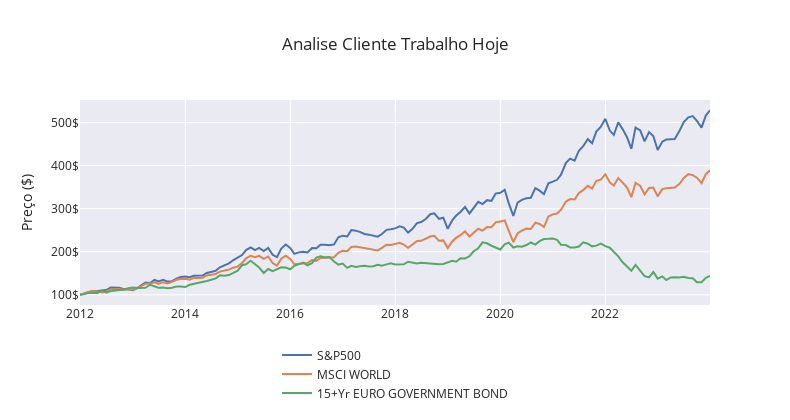
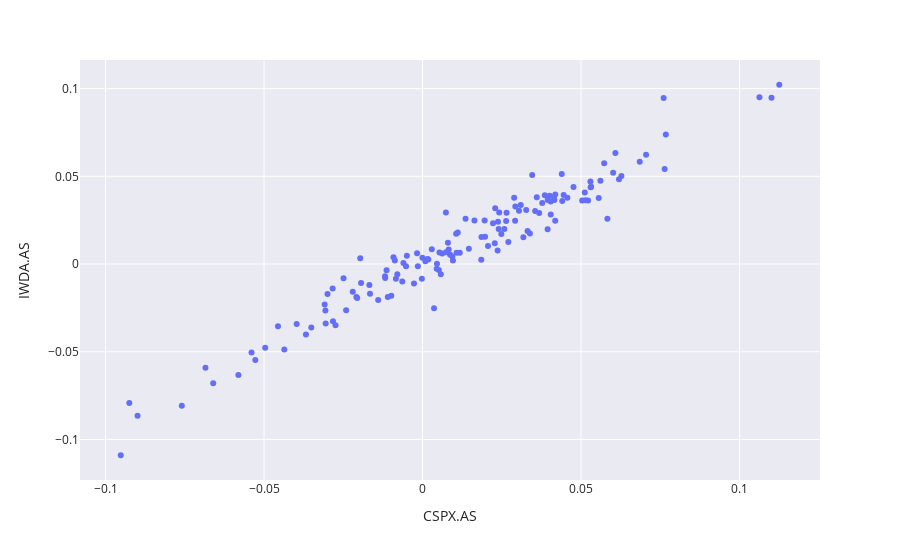
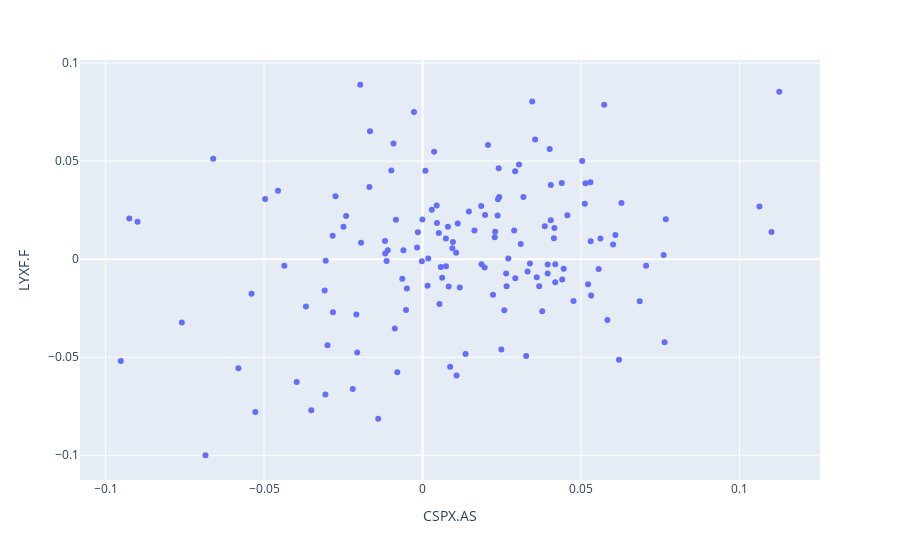
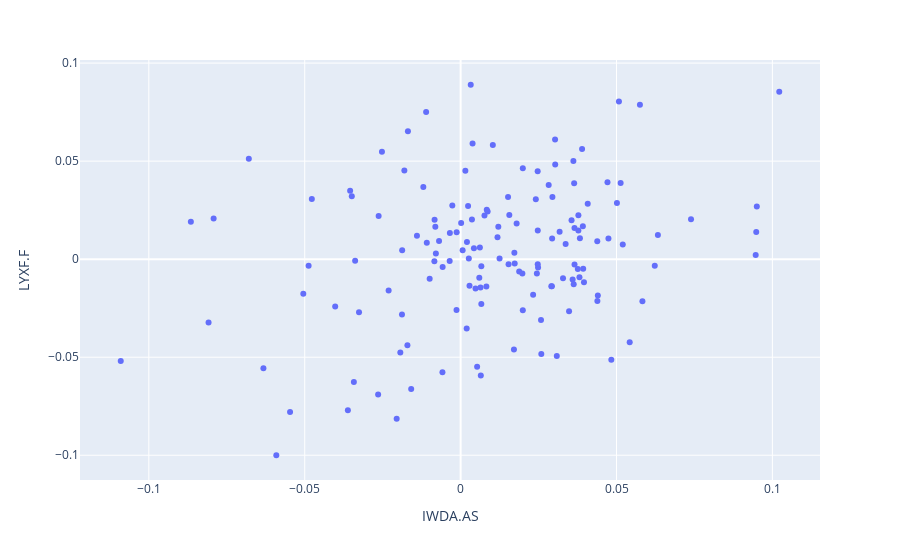

Source (notebook cell) for these figures, in order:
### Markdown cell above
## 6) Actualize a análise para o dia de hoje.

### Code cell
#Definicoes problema
tickers = ['CSPX.AS', 'IWDA.AS', 'LYXF.F']
start = '2011-12-30'
end2 = '2030-12-31'

#Definicao de funcoes
def merge_time_series(df_1, df_2, how='outer'):
    df = df_1.merge(df_2, how=how, left_index=True, right_index=True)
    return df

def normalize(df):
    df = df.dropna()
    return (df / df.iloc[0]) * 100

def download_yahoo_data(tickers, normalize_quotes=False,
                      start=start, end=end2):
    quotes=pd.DataFrame()
    for ticker in tickers:
        df = yf.download(ticker, start=start, end=end2, progress=False)
        df = df[['Adj Close']]
        df.columns=[ticker]
        quotes = merge_time_series(quotes, df)
    
    quotes = quotes.ffill()
     
    if normalize_quotes:
        quotes = normalize(quotes)

    return quotes

# Calcular CAGR r 
def compute_g(FV, PV, N):
    '''
    g = compounded growth
    FV = Future Value
    PV = Present Value
    n = years
    '''
    g = ((FV/PV)**(1/N))-1
    return g


# Valor futuro de um cash flow único com capitalização superior a 1
def compute_FV_lump_sum(PV, r, N, m):
    '''
    PV = Present value / Valor actual
    r = Stated rate / Taxa de juro cotada
    N = número de anos
    m = número de capitalizações anuais
    '''
    FV = PV * (1+r/m)**(N*m)
    return FV

ETFs2 = download_yahoo_data(tickers, start=start, end=end2)

# Resample para business month
# (seleccionando o último preço de cada dia útil do mês)
ETFs2_mensal = ETFs2.resample('BM').last()

# Fazer com que as séries temporais comecem do mesmo ponto
ETFs2_mensal = normalize(ETFs2_mensal)


# GRAFICO DE LINHAS
# Fazer gráfico vazio
fig = go.Figure()
# Mover legenda para baixo
fig.update_layout(legend=dict(
    yanchor="bottom",
    y=-0.5,
    xanchor="center",
    x=0.5))
# Adicionar as linhas (uma a uma)
fig = fig.add_trace(go.Scatter(x=ETFs2_mensal.index, y=ETFs2_mensal[tickers[0]], name='S&P500'))
fig = fig.add_trace(go.Scatter(x=ETFs2_mensal.index, y=ETFs2_mensal[tickers[1]], name='MSCI WORLD'))
fig = fig.add_trace(go.Scatter(x=ETFs2_mensal.index, y=ETFs2_mensal[tickers[2]], name='15+Yr EURO GOVERNMENT BOND'))
# Acrescentar símbolos de dólar e títulos nos eixos
fig = fig.update_yaxes(title='Preço ($)', ticksuffix='$')
# Acrescentar tema
fig = fig.update_layout(template='seaborn',
                        title='Analise Cliente Trabalho Hoje',
                        height=420,
                        width=790)
fig.show()


# GRAFICOS DE DISPERSAO
ETFs2_ret = ETFs2_mensal.pct_change()
# Fazer scatter plot
fig = px.scatter(ETFs2_ret, x=tickers[0], y=tickers[1])
fig2 = px.scatter(ETFs2_ret, x=tickers[0], y=tickers[2])
fig3 = px.scatter(ETFs2_ret, x=tickers[1], y=tickers[2])
# Acrescentar tema
fig = fig.update_layout(template='seaborn')
fig.show()
fig2.show()
fig3.show()


# CORRELACOES
# Calcular e usar retornos para comparações de correlação
ETFs2_mensal_ret = ETFs2_mensal.pct_change()
# É sempre aconselhável tirar quaisquer na's (Remove all rows wit NULL values from the DataFrame).
ETFs2_mensal_ret = ETFs2_mensal_ret.dropna()
ETFs2_mensal_ret_corr = ETFs2_mensal_ret.corr()

sns.heatmap(ETFs2_mensal_ret_corr,
           annot=True,
           vmin=-1, vmax=1,
           cmap='coolwarm')
plt.show()

# Ultimo dia do Data Frame
last_day2 = ETFs2_mensal_ret.iloc[-1].name.strftime('%Y-%m-%d')

PV = 100
n = 12 #2011 A 2023

# Growth CSPX.AS
g2CSPX = compute_g(ETFs2_mensal[tickers[0]].iloc[-1],PV,n)
# Growth IWDA.AS
g2IWDA = compute_g(ETFs2_mensal[tickers[1]].iloc[-1],PV,n)
# Growth LYXF.F
g2LYXF = compute_g(ETFs2_mensal[tickers[2]].iloc[-1],PV,n)


# FV CSPX
FV2CSPX = compute_FV_lump_sum(PV,g2CSPX,n,1)
# FV IWDA
FV2IWDA = compute_FV_lump_sum(PV,g2IWDA,n,1)
# FV LYXF
FV2LYXF = compute_FV_lump_sum(PV,g2LYXF,n,1)

print(ETFs2_mensal)

# Outputs Media Geometrica
print(f"À data de {last_day2} o retorno anualizado do {tickers[0]} é de {g2CSPX}, quer isto dizer que cresceu {g2CSPX:.2%} anualmente no período analisado.")
print(f"À data de {last_day2} o retorno anualizado do {tickers[1]} é de {g2IWDA}, quer isto dizer que cresceu {g2IWDA:.2%} anualmente no período analisado.")
print(f"À data de {last_day2} o retorno anualizado do {tickers[2]} é de {g2LYXF}, quer isto dizer que cresceu {g2LYXF:.2%} anualmente no período analisado.")

# Outputs Future Value
print(f"O Future Value do {tickers[0]} é de {FV2CSPX}, que é igual ao último valor disponível no dataframe {ETFs2_mensal[tickers[0]].iloc[-1]}, na data de {last_day2}.")
print(f"O Future Value do {tickers[1]} é de {FV2IWDA}, que é igual ao último valor disponível no dataframe {ETFs2_mensal[tickers[1]].iloc[-1]}, na data de {last_day2}.")
print(f"O Future Value do {tickers[2]} é de {FV2LYXF}, que é igual ao último valor disponível no dataframe {ETFs2_mensal[tickers[2]].iloc[-1]}, na data de {last_day2}.")

### Figure 1 — Plotly figure (JSON) as saved in the notebook; plotly's stock layout.template omitted (floating-point values rounded to 4 significant figures; data arrays with more than 128 entries replaced by an {"elided": "..."} marker saying what was removed)
{"data": [{"name": "S&P500", "type": "scatter", "x": {"elided": "145 str values"}, "y": {"elided": "145 float values"}}, {"name": "MSCI WORLD", "type": "scatter", "x": {"elided": "145 str values"}, "y": {"elided": "145 float values"}}, {"name": "15+Yr EURO GOVERNMENT BOND", "type": "scatter", "x": {"elided": "145 str values"}, "y": {"elided": "145 float values"}}], "layout": {"height": 420, "legend": {"x": 0.5, "xanchor": "center", "y": -0.5, "yanchor": "bottom"}, "title": {"text": "Analise Cliente Trabalho Hoje"}, "width": 790, "yaxis": {"ticksuffix": "$", "title": {"text": "Preço ($)"}}}}

### Figure 2 — Plotly figure (JSON) as saved in the notebook; plotly's stock layout.template omitted (floating-point values rounded to 4 significant figures; data arrays with more than 128 entries replaced by an {"elided": "..."} marker saying what was removed)
{"data": [{"hovertemplate": "CSPX.AS=%{x}<br>IWDA.AS=%{y}<extra></extra>", "legendgroup": "", "marker": {"color": "#636efa", "symbol": "circle"}, "mode": "markers", "name": "", "orientation": "v", "showlegend": false, "type": "scatter", "x": {"elided": "145 float values"}, "xaxis": "x", "y": {"elided": "145 float values"}, "yaxis": "y"}], "layout": {"legend": {"tracegroupgap": 0}, "margin": {"t": 60}, "xaxis": {"anchor": "y", "domain": [0, 1], "title": {"text": "CSPX.AS"}}, "yaxis": {"anchor": "x", "domain": [0, 1], "title": {"text": "IWDA.AS"}}}}

### Figure 3 — Plotly figure (JSON) as saved in the notebook; plotly's stock layout.template omitted (floating-point values rounded to 4 significant figures; data arrays with more than 128 entries replaced by an {"elided": "..."} marker saying what was removed)
{"data": [{"hovertemplate": "CSPX.AS=%{x}<br>LYXF.F=%{y}<extra></extra>", "legendgroup": "", "marker": {"color": "#636efa", "symbol": "circle"}, "mode": "markers", "name": "", "orientation": "v", "showlegend": false, "type": "scatter", "x": {"elided": "145 float values"}, "xaxis": "x", "y": {"elided": "145 float values"}, "yaxis": "y"}], "layout": {"legend": {"tracegroupgap": 0}, "margin": {"t": 60}, "xaxis": {"anchor": "y", "domain": [0, 1], "title": {"text": "CSPX.AS"}}, "yaxis": {"anchor": "x", "domain": [0, 1], "title": {"text": "LYXF.F"}}}}

### Figure 4 — Plotly figure (JSON) as saved in the notebook; plotly's stock layout.template omitted (floating-point values rounded to 4 significant figures; data arrays with more than 128 entries replaced by an {"elided": "..."} marker saying what was removed)
{"data": [{"hovertemplate": "IWDA.AS=%{x}<br>LYXF.F=%{y}<extra></extra>", "legendgroup": "", "marker": {"color": "#636efa", "symbol": "circle"}, "mode": "markers", "name": "", "orientation": "v", "showlegend": false, "type": "scatter", "x": {"elided": "145 float values"}, "xaxis": "x", "y": {"elided": "145 float values"}, "yaxis": "y"}], "layout": {"legend": {"tracegroupgap": 0}, "margin": {"t": 60}, "xaxis": {"anchor": "y", "domain": [0, 1], "title": {"text": "IWDA.AS"}}, "yaxis": {"anchor": "x", "domain": [0, 1], "title": {"text": "LYXF.F"}}}}
